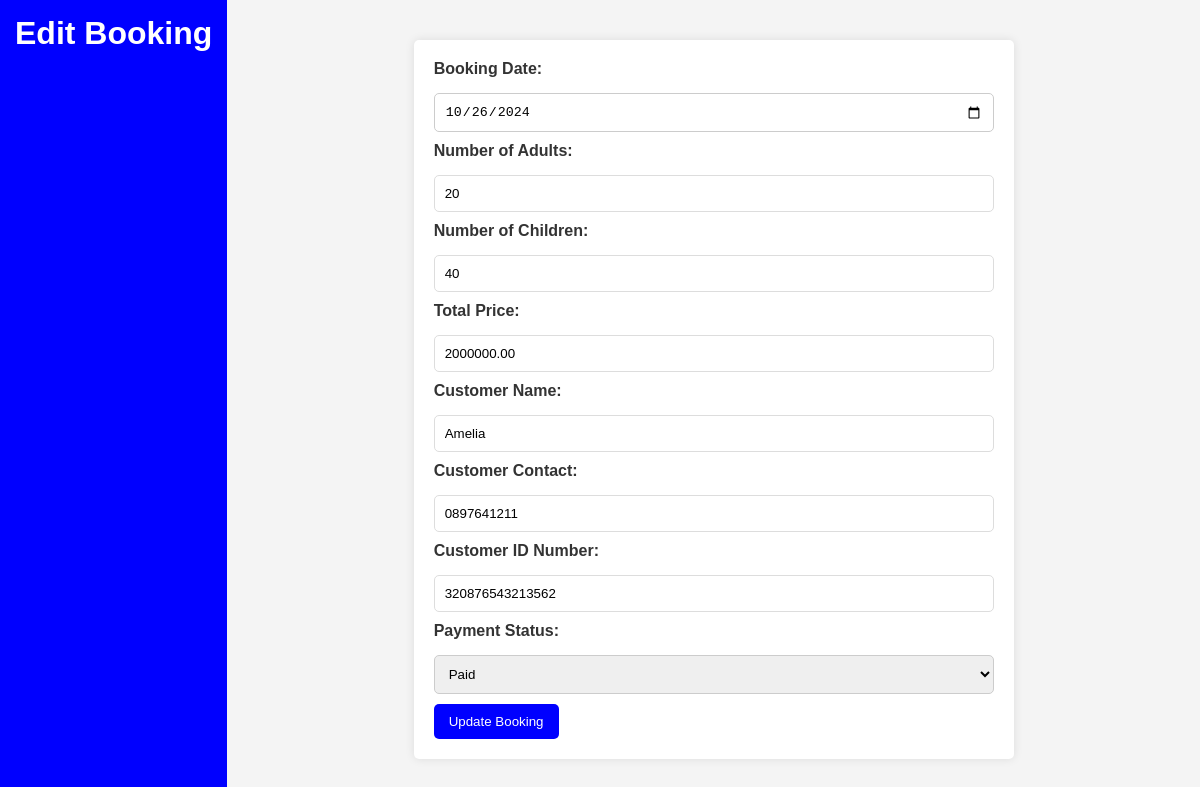
/admins/edit_booking.php?id=2 (signed in), run on the app's committed database.
### tables this page shows
CREATE TABLE `bookings` (
  `booking_id` int(11) NOT NULL,
  `destination_id` int(11) NOT NULL,
  `booking_date` date NOT NULL,
  `num_adults` int(11) NOT NULL,
  `num_children` int(11) NOT NULL,
  `total_price` decimal(10,2) NOT NULL,
  `customer_name` varchar(255) NOT NULL,
  `customer_contact` varchar(255) NOT NULL,
  `payment_method` enum('whatsapp','other_app') NOT NULL,
  `payment_status` enum('pending','paid','cancelled') NOT NULL DEFAULT 'pending',
  `created_at` timestamp NOT NULL DEFAULT current_timestamp(),
  `updated_at` timestamp NOT NULL DEFAULT current_timestamp() ON UPDATE current_timestamp(),
  `customer_id_number` varchar(16) NOT NULL
);

### admins/edit_booking.php (the view, shortened to what this page needs)
<?php
include '../config/config.php';
if (isset($_GET['id'])) {
    $booking_id = $_GET['id'];
    $sql = "SELECT * FROM bookings WHERE booking_id = $booking_id";
    $result = $conn->query($sql);
    if ($result->num_rows > 0) {
        $booking = $result->fetch_assoc();
    } else {
        echo "<script>alert('Booking not found!'); window.location.href = 'bookings.php';</script>";
    }
}
?>
<!DOCTYPE html>
<html lang="en">
<head>
    <link rel="stylesheet" href="../assets/css/admins/style.css">
</head>
<body>
    <div class="dashboard-container">
        <header class="dashboard-header">
            <h1>Edit Booking</h1>
        </header>
        <main class="main-content">
            <form action="" method="POST">
                <label for="booking_date">Booking Date:</label>
                <input type="date" id="booking_date" name="booking_date" value="<?php echo $booking['booking_date']; ?>" required>
                <label for="num_adults">Number of Adults:</label>
                <input type="number" id="num_adults" name="num_adults" value="<?php echo $booking['num_adults']; ?>" required>
                <label for="num_children">Number of Children:</label>
                <input type="number" id="num_children" name="num_children" value="<?php echo $booking['num_children']; ?>" required>
                <label for="total_price">Total Price:</label>
                <input type="number" id="total_price" name="total_price" value="<?php echo $booking['total_price']; ?>" required>
                <label for="customer_name">Customer Name:</label>
                <input type="text" id="customer_name" name="customer_name" value="<?php echo $booking['customer_name']; ?>" required>
                <label for="customer_contact">Customer Contact:</label>
                <input type="text" id="customer_contact" name="customer_contact" value="<?php echo $booking['customer_contact']; ?>" required>
                <label for="customer_id_number">Customer ID Number:</label>
                <input type="text" id="customer_id_number" name="customer_id_number" value="<?php echo $booking['customer_id_number']; ?>" required>
                <label for="payment_status">Payment Status:</label>
                <select id="payment_status" name="payment_status" required>
                    <option value="paid" <?php echo ($booking['payment_status'] === 'paid') ? 'selected' : ''; ?>>Paid</option>
                </select>
                <button type="submit">Update Booking</button>
            </form>
        </main>
    </div>
</body>
</html>

### assets/css/admins/style.css (style rules this page uses)
* { margin: 0; padding: 0; box-sizing: border-box; }
body { font-family: Arial, sans-serif; background-color: #f4f4f4; }
.dashboard-container { display: flex; height: 200vh; }
.dashboard-header { background-color: blue; color: white; padding: 15px; display: block; justify-content: space-between; align-items: center; }
.dashboard-header h1 { margin: 0; }
.main-content { flex-grow: 1; padding: 40px; }
form { background-color: white; padding: 20px; border-radius: 5px; box-shadow: 0px 0px 10px rgba(0, 0, 0, 0.1); max-width: 600px; margin: auto; }
form label { font-weight: bold; margin-bottom: 5px; display: block; color: #333; }
form input[type="text"], form input[type="number"], form input[type="file"], form input[type="tel"], form textarea { width: 100%; padding: 10px; margin: 10px 0; border: 1px solid #ddd; border-radius: 5px; }
form input[type="submit"], button { background-color: blue; color: white; padding: 10px 15px; border: none; border-radius: 5px; cursor: pointer; margin-right: 10px; }

### admins/edit_booking.php (style rules this page uses)
form input, form select { width: 100%; padding: 10px; margin: 10px 0; border-radius: 5px; border: 1px solid #ccc; }
form button { padding: 10px 15px; background-color: blue; color: white; border: none; border-radius: 5px; cursor: pointer; }

### data on the page
bookings: booking_date "10/26/2024", num_adults "20", num_children "40", total_price "2000000.00", customer_name "Amelia", customer_contact "0897641211", customer_id_number "320876543213562", payment_status "Paid"
